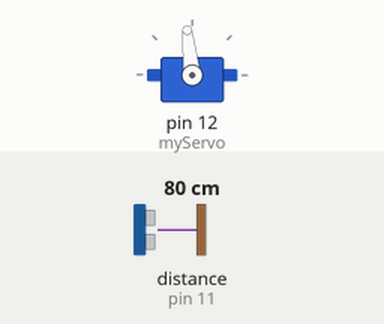
This sketch was run on a simulated Arduino Uno, built with avr-gcc and run on an emulated ATmega328P. Parts: servo. Wiring (inferred from the names in the program): ultrasonic range finder: trigger pin 10; echo pin 11. The test bench sets the inputs (shaded band); at power-on: distance to the obstacle (sensor on pin 11) 80 cm. The echo pulse lasts 58.3 µs per cm; what the sketch prints to the serial monitor is not drawn.

Above: at 1.2 s.
1.3 s: distance to the obstacle (sensor on pin 11) set to 2 cm
3.1 s: distance to the obstacle (sensor on pin 11) set to 9 cm
Timing chart, 0 to 11.1 s (numbered marks = the images above; inputs shaded):
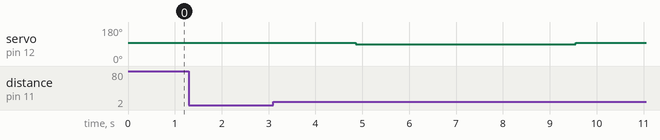

Measured:
- after the input at 1.3 s, every drawn part: stays the same

The sketch:

arduinoRadar.ino
```cpp
// Includes the Servo library
#include <Servo.h>.
// Defines Tirg and Echo pins of the Ultrasonic Sensor
const int trigPin = 10;
const int echoPin = 11;
// Variables for the duration and the distance
long duration;
int distance;
Servo myServo; // Creates a servo object for controlling the servo motor
void setup() {
pinMode(trigPin, OUTPUT); // Sets the trigPin as an Output
pinMode(echoPin, INPUT); // Sets the echoPin as an Input
Serial.begin(9600);
myServo.attach(12); // Defines on which pin is the servo motor attached
}
void loop() {
// rotates the servo motor from 15 to 165 degrees
for(int i=15;i<=165;i++){
myServo.writeMicroseconds(1532);
//counter-clock
  delay(30);
distance = calculateDistance(); // Calls a function for calculating the distance measured by the Ultrasonic sensor for each degree

Serial.print(i); // Sends the current degree into the Serial Port
Serial.print(","); // Sends addition character right next to the previous value needed later in the Processing IDE for indexing
Serial.print(distance); // Sends the distance value into the Serial Port
Serial.print("."); // Sends addition character right next to the previous value needed later in the Processing IDE for indexing
}
// Repeats the previous lines from 165 to 15 degrees
for(int i=165;i>15;i--){
myServo.writeMicroseconds(1465);//clock
delay(30);
distance = calculateDistance();
Serial.print(i);
Serial.print(",");
Serial.print(distance);
Serial.print(".");
}
}
// Function for calculating the distance measured by the Ultrasonic sensor
int calculateDistance(){

digitalWrite(trigPin, LOW);
delayMicroseconds(2);
// Sets the trigPin on HIGH state for 10 micro seconds
digitalWrite(trigPin, HIGH);
delayMicroseconds(10);
digitalWrite(trigPin, LOW);
duration = pulseIn(echoPin, HIGH); // Reads the echoPin, returns the sound wave travel time in microseconds
distance= duration*0.034/2;
return distance;
}
```
